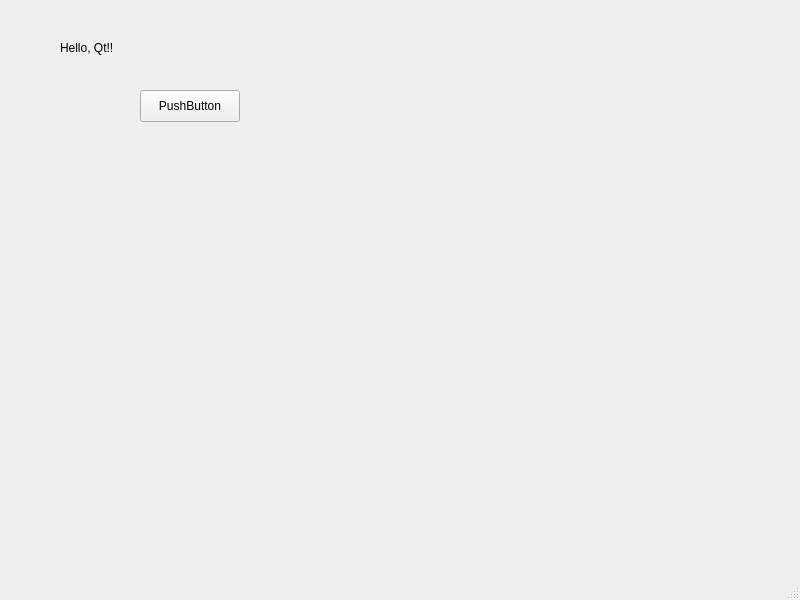
<?xml version="1.0" encoding="UTF-8"?>
<ui version="4.0">
 <class>MainWindow</class>
 <widget class="QMainWindow" name="MainWindow">
  <property name="geometry">
   <rect>
    <x>0</x>
    <y>0</y>
    <width>800</width>
    <height>600</height>
   </rect>
  </property>
  <property name="windowTitle">
   <string>MainWindow</string>
  </property>
  <widget class="QWidget" name="centralwidget">
   <widget class="QLabel" name="label">
    <property name="geometry">
     <rect>
      <x>60</x>
      <y>40</y>
      <width>81</width>
      <height>16</height>
     </rect>
    </property>
    <property name="text">
     <string>Hello, Qt!!</string>
    </property>
   </widget>
   <widget class="QPushButton" name="pushButton">
    <property name="geometry">
     <rect>
      <x>140</x>
      <y>90</y>
      <width>100</width>
      <height>32</height>
     </rect>
    </property>
    <property name="text">
     <string>PushButton</string>
    </property>
   </widget>
  </widget>
  <widget class="QMenuBar" name="menubar">
   <property name="geometry">
    <rect>
     <x>0</x>
     <y>0</y>
     <width>800</width>
     <height>24</height>
    </rect>
   </property>
  </widget>
  <widget class="QStatusBar" name="statusbar"/>
 </widget>
 <resources/>
 <connections/>
</ui>
